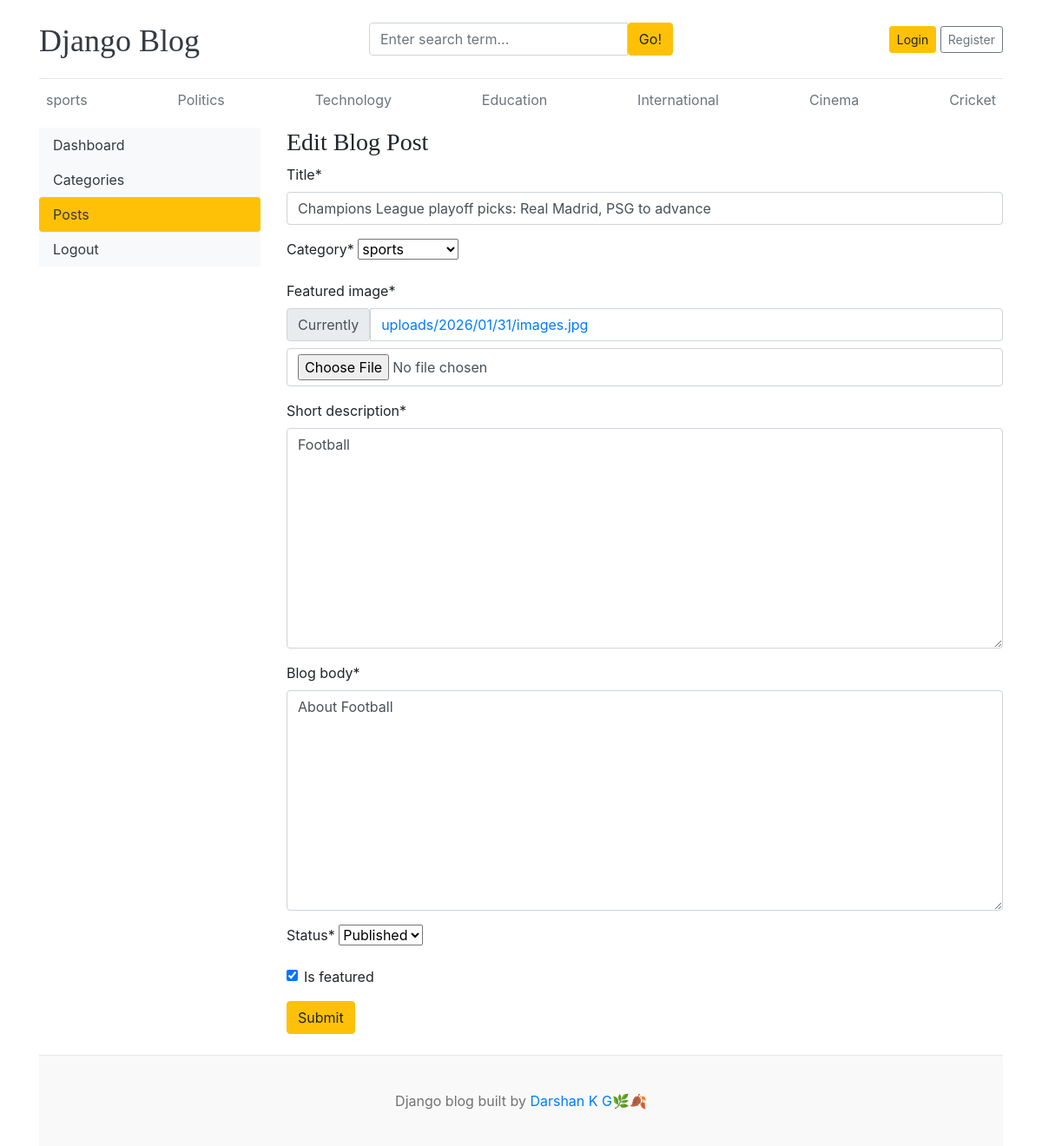
Screenshot of /dashboard/posts/edit/2/ with the database file from the repository.
### blogs/models.py (models this page shows, shortened)
class category(models.Model):
    category_name=models.CharField(max_length=50,unique=True)
    created_at=models.DateTimeField(auto_now_add=True)
    updated_at=models.DateTimeField(auto_now=True)
    class Meta:
        verbose_name_plural='categories'
    def __str__(self):
        return self.category_name

class Blog(models.Model):
    title = models.CharField(max_length=100)
    slug = models.SlugField(max_length=150,unique=True,blank=True)
    category = models.ForeignKey(category,on_delete=models.CASCADE)
    author = models.ForeignKey(User,on_delete=models.CASCADE)
    featured_image = models.ImageField(upload_to='uploads/%Y/%m/%d')
    short_description = models.TextField(max_length=500)
    blog_body = models.TextField(max_length=1000)
    status = models.CharField(max_length=20,choices=STATUS_CHOICES,default="Draft")
    is_featured = models.BooleanField(default=False)
    created_at = models.DateTimeField(auto_now_add=True)
    updated_at = models.DateTimeField(auto_now=True)

### dashboards/views.py (the view, shortened to what this page needs)
# urls.py: path('posts/edit/<int:pk>/',views.edit_post,name='edit_post'),
def edit_post(request,pk):
    post=get_object_or_404(Blog,pk=pk)
    form=BlogPostForm(instance=post)
    context={
        'form':form,
        'post':post,
    }
    return render(request,'dashboard/edit_post.html',context)

### dashboards/forms.py
class BlogPostForm(forms.ModelForm):
    class Meta:
        model=Blog
        fields=('title','category','featured_image','short_description','blog_body','status','is_featured')

### blogs/context_processors.py (called while the page is built)
def get_categories(request):
    categories=category.objects.all()
    return dict(categories=categories)

def get_social_links(request):
    social_links=SocialLink.objects.all()
    return dict(social_links=social_links)

### templates/dashboard/edit_post.html (shortened to what this page needs)
{%extends 'base.html'%}
{%block content%}
{% load crispy_forms_tags %}
<div class="row">
    {% include 'dashboard/sidebar.html' %}
        <div class="col-md-9">
            <h3>Edit Blog Post</h2>
            <form action="{% url 'edit_post' post.id %}" method="POST" enctype="multipart/form-data">
                {{ form | crispy}}
                <button type="submit" class="btn btn-warning">Submit</button>
            </form>
            <br>
      </div>
</div>
{%endblock%}

### templates/base.html (shortened to what this page needs)
{% load static %}
<!DOCTYPE html>
<html lang="en">
<head>
    <link href="https://getbootstrap.com/docs/4.0/dist/css/bootstrap.min.css" rel="stylesheet">
    <link href="{% static 'css/blog.css' %}" rel="stylesheet">
    <link rel="stylesheet" href="https://cdnjs.cloudflare.com/ajax/libs/font-awesome/4.7.0/css/font-awesome.min.css">
  </head>
<body>
    <div class="container">
      <header class="blog-header py-3">
        <div class="row flex-nowrap justify-content-between align-items-center">
          <div class="col-4 pt-1">
            <a class="blog-header-logo text-dark" href="/">Django Blog</a>
          </div>
          <div class="col-4">
            <form action="{% url 'search'%}" method="GET">
              <div class="input-group">
                        <input class="form-control" type="text" name="keyword" value="{{keyword}}"  placeholder="Enter search term..." aria-label="Enter search term..." aria-describedby="button-search" />
                        <button type="submit" class="btn btn-warning" id="button-search" type="button">Go!</button>
                    </div>
            </form>
          </div>
          <div class="col-4 d-flex justify-content-end align-items-center">
            {% if not user.is_authenticated %}
            <a class="btn btn-sm btn-warning" href="{% url 'login' %}">Login</a> &nbsp;
            <a class="btn btn-sm btn-outline-secondary" href="{% url 'register' %}">Register</a>
            {%  else %}
            <span><a href="{% url 'dashboard' %}">Dashboard</a></span>
            &emsp;
            <span><a href="{% url  'logout' %}">LogOut</a></span>
            {% endif %}
          </div>
        </div>
      </header>
      <div class="nav-scroller py-1 mb-2">
        <nav class="nav d-flex justify-content-between">
          {% for cat in categories%}
          <a class="p-2 text-muted" href="{% url 'posts_by_category' cat.id %}">{{cat.category_name}}</a>
          {% endfor %}
        </nav>
      </div>
{% block content %}{% endblock %}
 <footer class="blog-footer">
  <p>Django blog built by <a href="https://github.com/Darshankg18">Darshan K G🌿🍂</a></p>
</footer>
</body>
</html>

### blog_main/static/css/blog.css (style rules this page uses)
.blog-header { border-bottom: 1px solid #e5e5e5; }
.blog-header-logo { font-family: "Playfair Display", Georgia, "Times New Roman", serif; font-size: 2.25rem; }
h1, h2, h3, h4, h5, h6 { font-family: "Playfair Display", Georgia, "Times New Roman", serif; }
.blog-footer { padding: 2.5rem 0; color: #727272; text-align: center; background-color: #f9f9f9; border-top: .05rem solid #e5e5e5; }
.blog-footer p:last-child { margin-bottom: 0; }

### rows the page displays
category: category_name "sports"
category: category_name "Politics"
category: category_name "Technology"
category: category_name "Education"
category: category_name "International"
category: category_name "Cinema"
category: category_name "Cricket"
Blog: title "Champions League playoff picks: Real Madrid, PSG to advance", category "sports", short_description "Football", blog_body "About Football", status "Published", is_featured "☑"
